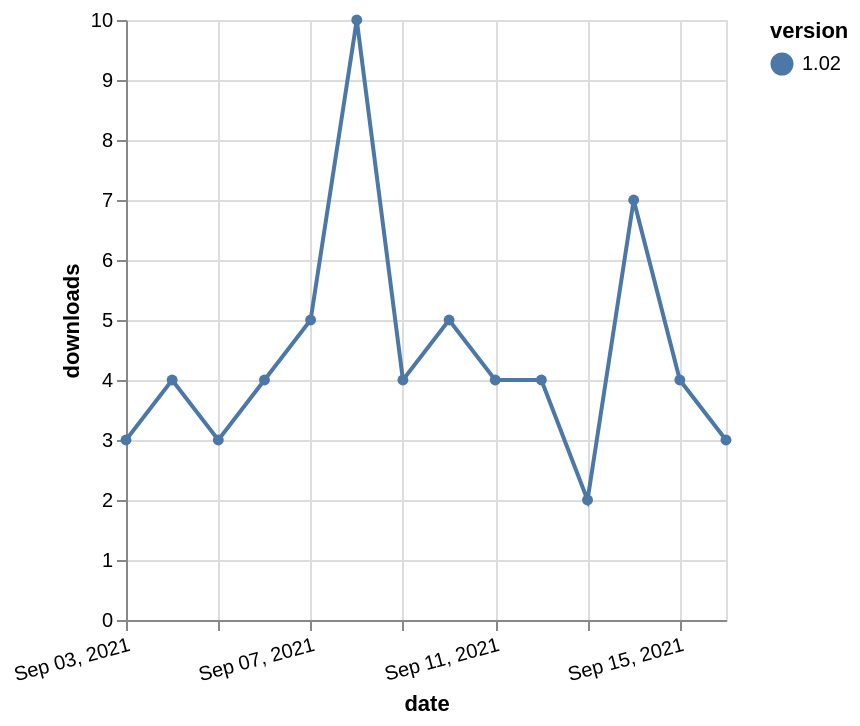

Express this chart as Vega-Lite.
### Vega-Lite specification from a JSON file in a GitHub repository (floating-point values rounded to 4 significant figures)
{"$schema": "https://vega.github.io/schema/vega-lite/v5.json", "description": "A simple bar chart with embedded data.", "data": {"values": [{"date": "2021-09-03", "total": 6788, "delta": 3, "version": "1.02"}, {"date": "2021-09-04", "total": 6792, "delta": 4, "version": "1.02"}, {"date": "2021-09-05", "total": 6795, "delta": 3, "version": "1.02"}, {"date": "2021-09-06", "total": 6799, "delta": 4, "version": "1.02"}, {"date": "2021-09-07", "total": 6804, "delta": 5, "version": "1.02"}, {"date": "2021-09-08", "total": 6814, "delta": 10, "version": "1.02"}, {"date": "2021-09-09", "total": 6818, "delta": 4, "version": "1.02"}, {"date": "2021-09-10", "total": 6823, "delta": 5, "version": "1.02"}, {"date": "2021-09-11", "total": 6827, "delta": 4, "version": "1.02"}, {"date": "2021-09-12", "total": 6831, "delta": 4, "version": "1.02"}, {"date": "2021-09-13", "total": 6833, "delta": 2, "version": "1.02"}, {"date": "2021-09-14", "total": 6840, "delta": 7, "version": "1.02"}, {"date": "2021-09-15", "total": 6844, "delta": 4, "version": "1.02"}, {"date": "2021-09-16", "total": 6847, "delta": 3, "version": "1.02"}]}, "width": "container", "mark": {"type": "line", "point": {"filled": true}}, "encoding": {"x": {"field": "date", "type": "temporal", "timeUnit": "yearmonthdate", "title": "date", "axis": {"labelAngle": -15}}, "y": {"field": "delta", "type": "quantitative", "title": "downloads"}, "color": {"field": "version", "type": "nominal"}, "tooltip": {"field": "delta"}}}
